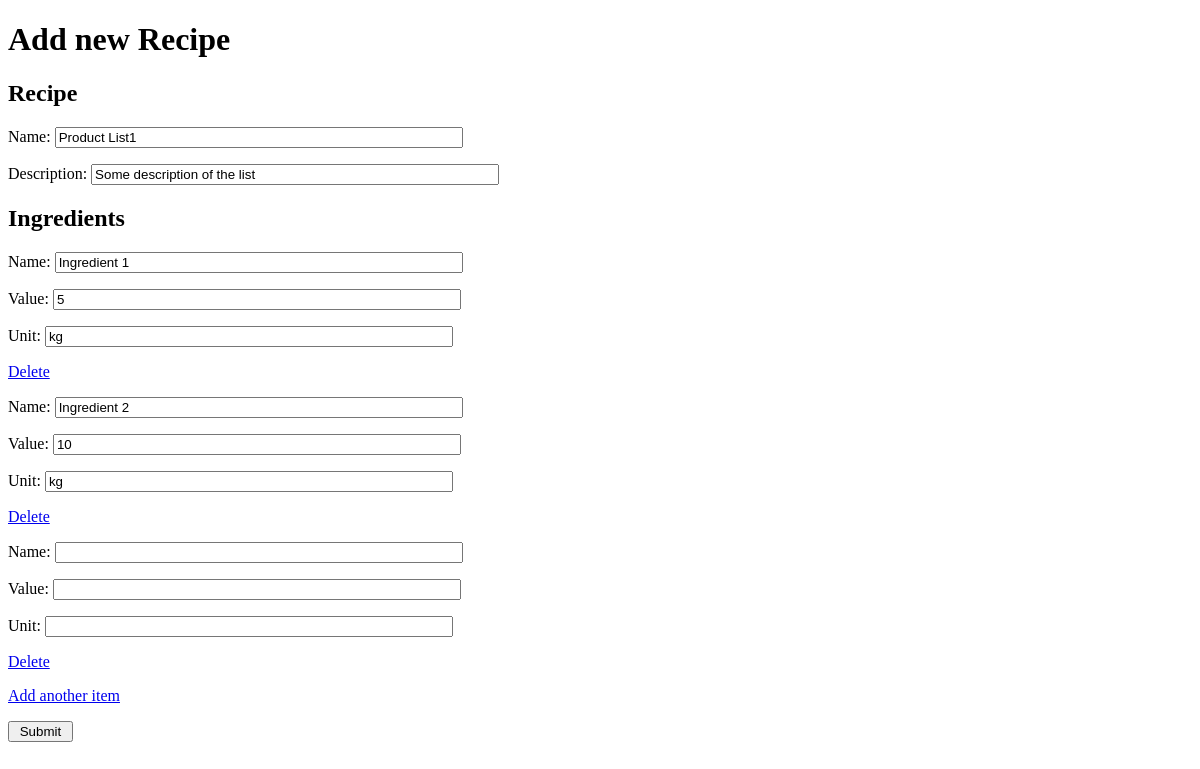
Before: /edit_product_list/1/ with the older database file.
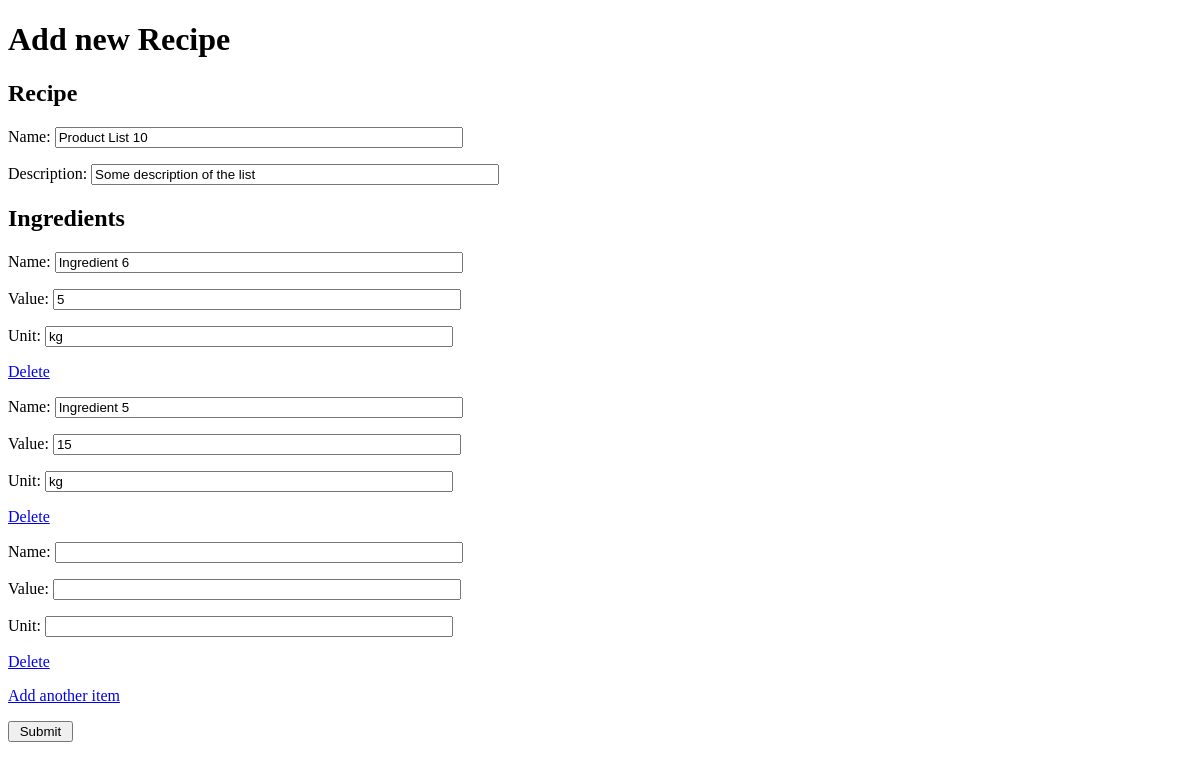
After: the same page with the newer database file.
### recipe/models.py (models this page shows, shortened)
class ProductList(models.Model):
    name = models.CharField(max_length=200)
    user = models.ForeignKey(User, on_delete=models.CASCADE)
    description = models.CharField(max_length=200)
    items = models.ManyToManyField(Ingredient)
    class Meta:
        ordering = ["-id"]

### website/views.py (the view)
# urls.py: url(r'^edit_product_list/(?P<pk>\d+)/$', edit_product_list),
def edit_product_list(request, **kwargs):
    pk = int(kwargs.get('pk', None))
    product_list = ProductList.objects.get(id=pk)
    class RequiredFormSet(BaseFormSet):
        def __init__(self, *args, **kwargs):
            super(RequiredFormSet, self).__init__(*args, **kwargs)
            for form in self.forms:
                form.empty_permitted = False
    new_product_list_formset = formset_factory(AddIngredient, max_num=10, formset=RequiredFormSet)
    if request.method == 'POST':
        product_list_form = AddNewProductList(request.POST)
        ingredient_formset = new_product_list_formset(request.POST, request.FILES)
        if product_list_form.is_valid() and ingredient_formset.is_valid():
            product_list = ProductList.objects.get(id=pk)
            product_list.description = product_list_form.cleaned_data["description"]
            product_list.name = product_list_form.cleaned_data["name"]
            for items in product_list.items.all():
                items.delete()
            product_list.save()
            for f in ingredient_formset:
                ingredient = Ingredient(unit=f.cleaned_data['unit'], name=f.cleaned_data['name'],
                                        value=f.cleaned_data['value'])
                ingredient.save()
                product_list.items.add(ingredient)
                product_list.save()
            return render_to_response('index.html', locals(), RequestContext(request))
    else:
        recipe_form = AddNewProductList()
        ingredient_formset = new_product_list_formset()
    recipe_form = AddNewProductList(
        initial={'name': product_list.name, 'description': product_list.description})
    ingredient_formset = formset_factory(AddIngredient, max_num=10, formset=RequiredFormSet)
    ingredients_list = product_list.items.all()
    formset = ingredient_formset(
        initial=[{'name': item.name, 'value': item.value, 'unit': item.unit} for item in ingredients_list])
    c = {'recipe_form': recipe_form,
         'ingredient_formset': formset,
         }
    c.update(csrf(request))
    return render_to_response('todo/index.html', c)

### recipe/form.py
class AddNewProductList(forms.Form):
    def __init__(self, *args, **kwargs):
        self.user = kwargs.pop('user', None)
        super(AddNewProductList, self).__init__(*args, **kwargs)
        self.fields['name'] = forms.CharField(
            widget=forms.TextInput(attrs={'style': 'width:400px'}),
            required=True)
        self.fields['description'] = forms.CharField(
            widget=forms.TextInput(attrs={'style': 'width:400px'}),
            required=True)

### templates/todo/index.html (shortened to what this page needs)
<!DOCTYPE html>
<html lang="en">
<head>
</head>
<body>
<h1>Add new Recipe</h1>
<h2>Recipe</h2>
<form action="" method="POST">{% csrf_token %}
    <div class="section">
        {{ recipe_form.as_p }}
    </div>
    <h2>Ingredients</h2>
    {% for form in ingredient_formset.forms %}
        <div class="item">
            {{ form.as_p }}
            <p style=""><a class="delete" href="#">Delete</a></p>
        </div>
    {% endfor %}
    <p><a id="add" href="#">Add another item</a></p>
    <input type="submit" value=" Submit "/>
</form>
</body>
</html>

Changed rows visible on the page:
changed ProductList "Some description of the list": name "Product List1" → "Product List 10"
Other visible differences:
form field as_p: "Ingredient 1" → "Ingredient 6"
form field as_p: "Ingredient 2" → "Ingredient 5"
form field as_p: "10" → "15"
